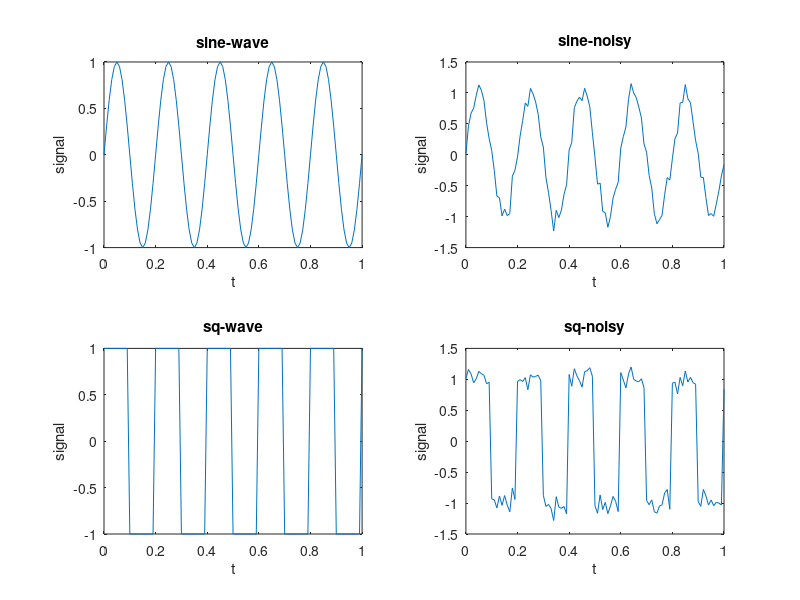

Recreate this plot in MATLAB.
%Task 1:- Take sampling frequency
fs=100;
t=0:1/fs:1;


%Task 2:- Generate a sine wave
subplot(2,2,1);
f=5;
sig=sin(2*pi*f*t);
plot(t,sig);
xlabel('t');
ylabel('signal');
title('sine-wave')


%Task 3 :- Generate a noise
noise=0.1*randn(size(sig));


%Task 4:-  Add noise  to the signal and plot
subplot(2,2,2);
sigNoisy=sig+noise;
plot(t,sigNoisy);
xlabel('t');
ylabel('signal');
title('sine-noisy');


%Task 5 :- Generate a square wave
subplot(2,2,3);
sq = square(2*pi*f*t);
plot(t,sq);
xlabel('t');
ylabel('signal');
title('sq-wave');


%Further Practice :- Add noise to the square wave 
subplot(2,2,4);
sqNoisy=sq+noise;
plot(t,sqNoisy);
xlabel('t');
ylabel('signal');
title('sq-noisy');